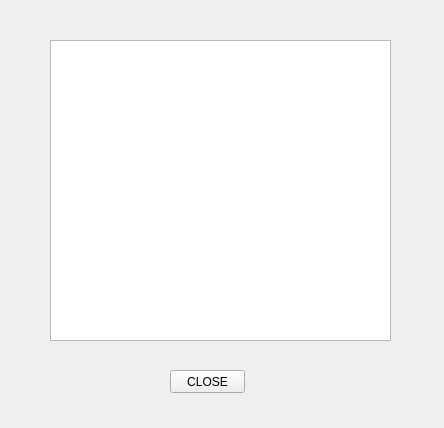
<?xml version="1.0" encoding="UTF-8"?>
<ui version="4.0">
 <class>Form</class>
 <widget class="QWidget" name="Form">
  <property name="geometry">
   <rect>
    <x>0</x>
    <y>0</y>
    <width>444</width>
    <height>428</height>
   </rect>
  </property>
  <property name="windowTitle">
   <string>Form</string>
  </property>
  <widget class="QTextEdit" name="textEdit">
   <property name="geometry">
    <rect>
     <x>50</x>
     <y>40</y>
     <width>341</width>
     <height>301</height>
    </rect>
   </property>
  </widget>
  <widget class="QPushButton" name="pushButton">
   <property name="geometry">
    <rect>
     <x>170</x>
     <y>370</y>
     <width>75</width>
     <height>23</height>
    </rect>
   </property>
   <property name="text">
    <string>CLOSE</string>
   </property>
  </widget>
 </widget>
 <resources/>
 <connections/>
</ui>
